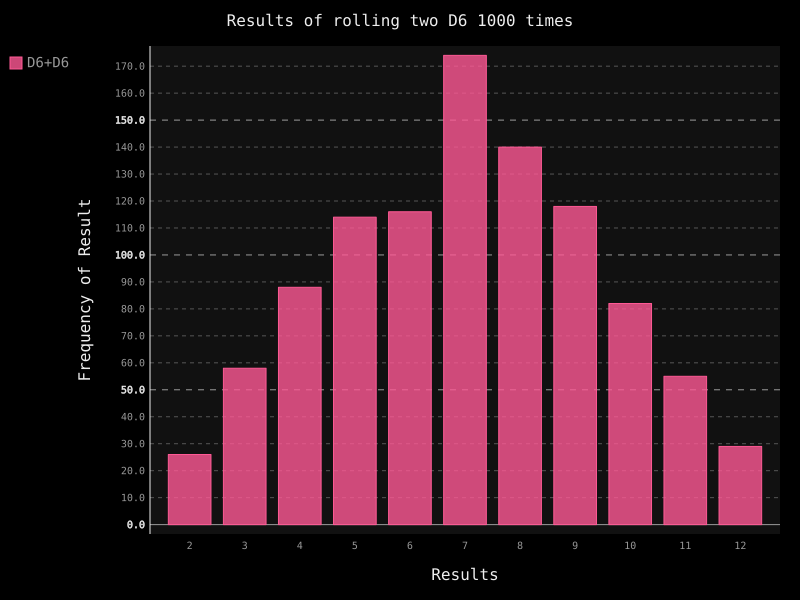

Generate this figure with Python:
'''
* @Author: csy 
* @Date: 2019-06-05 20:10:39 
* @Last Modified by:   csy 
* @Last Modified time: 2019-06-05 20:10:39 
'''
from die import Die
import pygal
import webbrowser

die1 = Die()
die2 = Die()
results = []
for roll_num in range(1000):
    result = die1.roll()+die2.roll()
    results.append(result)
frequencies = []
max_result = die1.num_sides+die2.num_sides
for value in range(2, max_result+1):
    frequency = results.count(value)
    frequencies.append(frequency)
print("1 appear:"+str(frequencies[0]))
print("2 appear:"+str(frequencies[1]))
print("3 appear:"+str(frequencies[2]))
print("4 appear:"+str(frequencies[3]))
print("5 appear:"+str(frequencies[4]))
print("6 appear:"+str(frequencies[5]))
hist = pygal.Bar()
hist.title = "Results of rolling two D6 1000 times"
hist.x_labels = ['2', '3', '4', '5', '6', '7', '8', '9', '10', '11', '12']
hist.x_title = "Results"
hist.y_title = "Frequency of Result"
hist.add('D6+D6', frequencies)
hist.render_to_file('die_visual.svg')
webbrowser.open("die_visual.svg")
